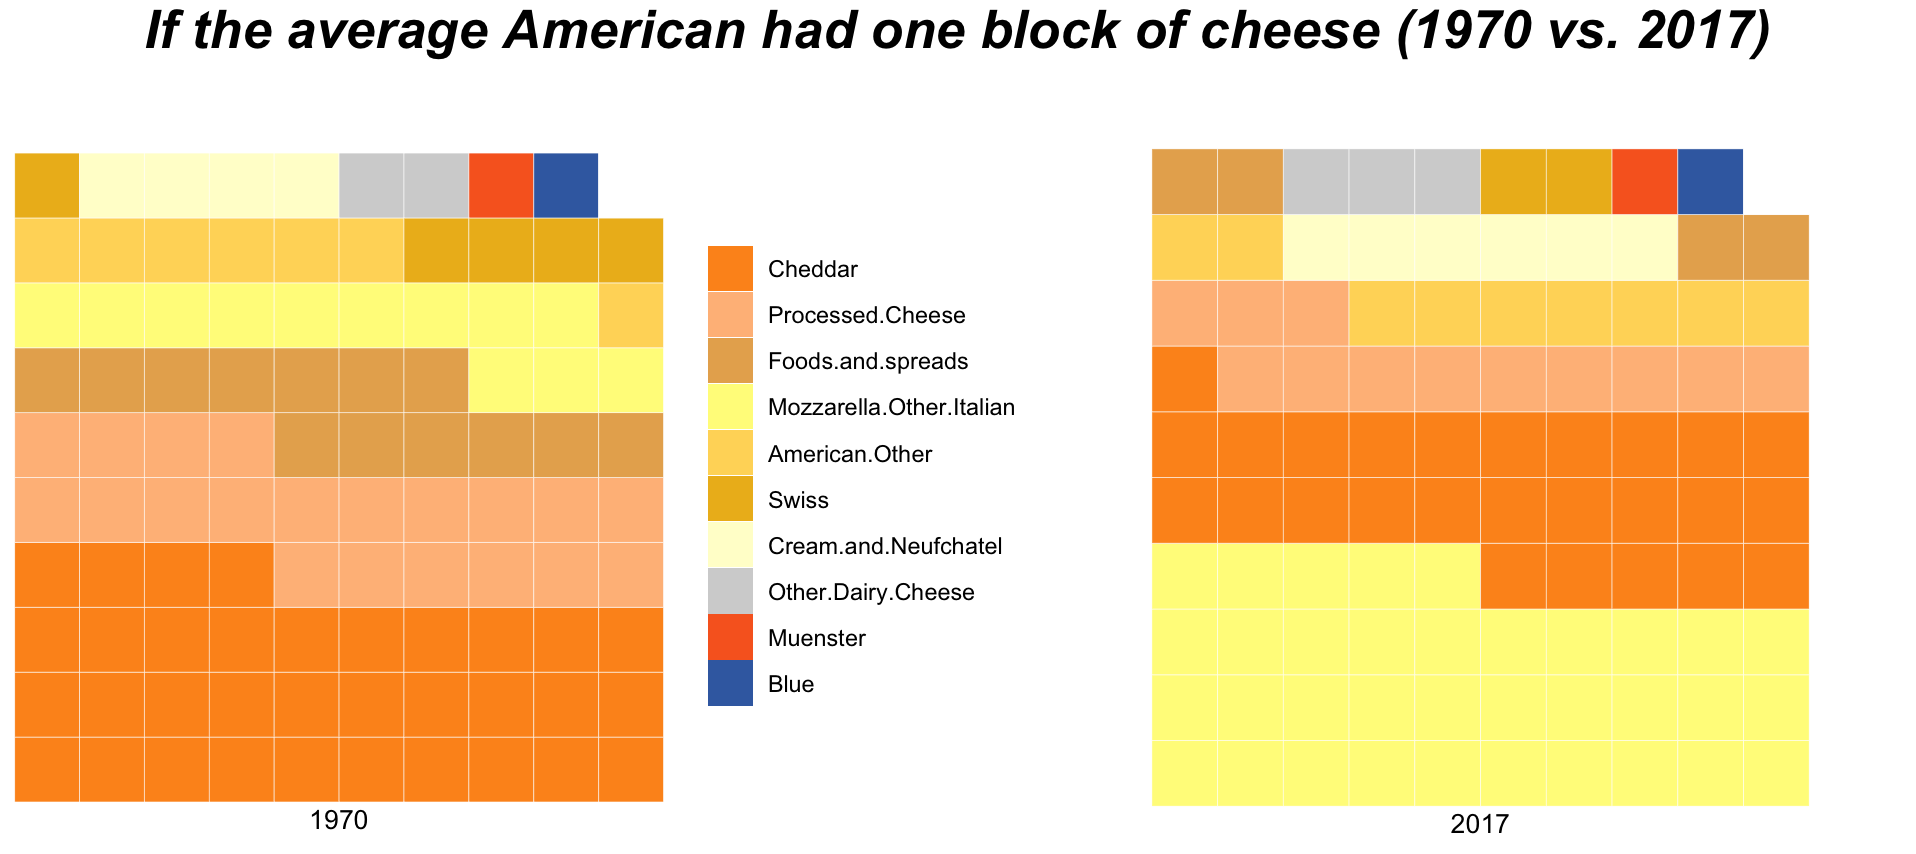

The script that drew this image:
library(tidyverse)
library(ggalt)
library(waffle)

## Cheese consumption
cheese <- read.csv("https://raw.githubusercontent.com/rfordatascience/tidytuesday/master/data/2019/2019-01-29/clean_cheese.csv")

## Clean data
cheese <- cheese %>% 
  filter(Year %in% c(1970, 2017)) %>% 
  replace(., is.na(.), 0) %>% 
  select(Year:Foods.and.spreads) %>% 
  mutate(Mozzarella.Other.Italian = Mozzarella + Italian.other) %>% 
  select(-one_of(c("Brick", "Mozzarella", "Italian.other")))

## Waffle charts
waffle1970 <- waffle(sort(setNames(round(as.numeric(cheese[1,2:11]/sum(cheese[1,2:11]))*100, 0), colnames(cheese)[2:11]), decreasing = TRUE), 
                     colors = setNames(c("#fd941f", "#ffd867", "#EDB91F", "#F86724", "#fffdd0", "#3c6cb0", "lightgrey", "#ffbd88", "#E7AE5D", "#fffa8a"), colnames(cheese)[2:11]),
                     size = 0.1, 
                     flip = TRUE, 
                     legend_pos = "right", 
                     xlab = "1970")

waffle2017 <- waffle(sort(setNames(round(as.numeric(cheese[2,2:11]/sum(cheese[2,2:11]))*100, 0), colnames(cheese)[2:11]), decreasing = TRUE), 
                     colors = setNames(c("#fd941f", "#ffd867", "#EDB91F", "#F86724", "#fffdd0", "#3c6cb0", "lightgrey", "#ffbd88", "#E7AE5D", "#fffa8a"), colnames(cheese)[2:11]),
                     size = 0.1, 
                     flip = TRUE, 
                     legend_pos = "off", 
                     xlab = "2017")

## Arrange plots
grid.arrange(waffle1970, waffle2017, ncol=2, top=textGrob("If the average American had one block of cheese (1970 vs. 2017)\n", gp=gpar(fontsize=20, fontface = "bold.italic")), widths = c(12, 10))
